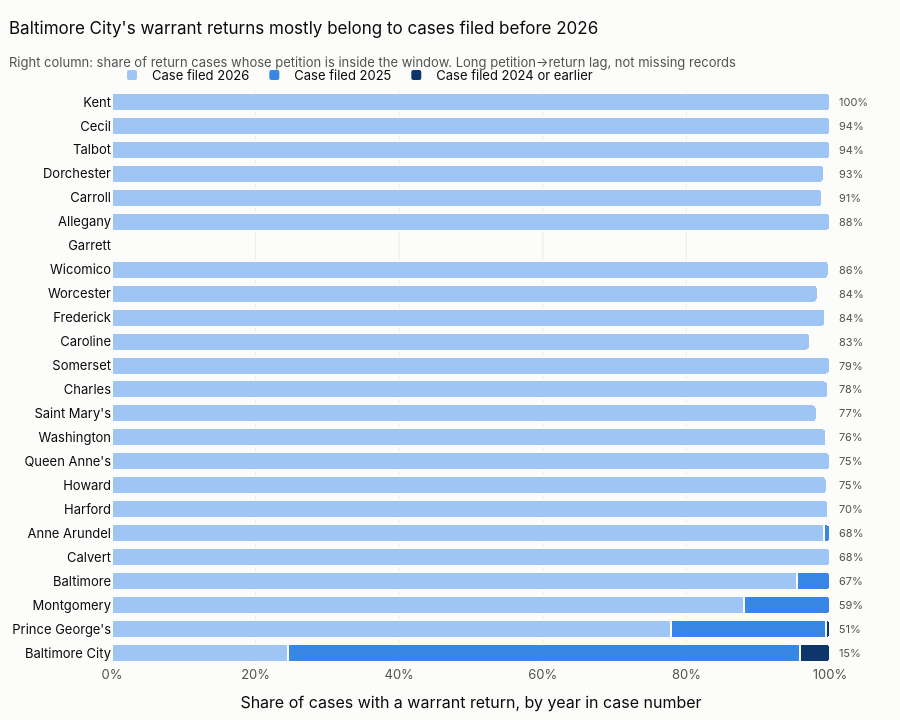

Notebook source saved alongside this figure:
### Markdown cell above
**Return-to-petition linkage.** The raw mix above looks normal, yet in the case cohort Baltimore City shows almost no Cancelled or Expired outcomes (see Section 2). The case number encodes the filing year (`D-01-LT-25-…` means 2025). That shows where the city's returns actually go.

### Code cell
link = q(r"""
    WITH rc AS (
        SELECT raw_county AS county, clean_case_number,
               BOOL_OR(raw_event_type ILIKE 'Petition%') AS has_petition,
               BOOL_OR(raw_event_type NOT ILIKE 'Petition%') AS has_return,
               ANY_VALUE(TRY_CAST(REGEXP_EXTRACT(clean_case_number, '^D-\d+-[A-Z]+-(\d{2})-', 1) AS INT)) AS yy
        FROM raw_court_events GROUP BY 1, 2
    )
    SELECT county,
           CASE WHEN yy IS NULL THEN 'Unparsed' WHEN yy <= 24 THEN '2024 or earlier'
                WHEN yy = 25 THEN '2025' ELSE '2026' END AS case_year,
           COUNT(*) AS n, SUM(has_petition::INT) AS linked
    FROM rc WHERE has_return GROUP BY 1, 2
""")
link = link[link.case_year != "Unparsed"]  # <1.3% of return cases in any county
tot = link.groupby("county")[["n", "linked"]].sum()
link["share"] = link.n / link.county.map(tot.n)
link["link_rate"] = link.county.map(tot.linked / tot.n)
link = suppress(link, ["n", "linked"])
link.loc[link.n.isna(), "share"] = pd.NA
assert_public_safe(link, "return_linkage", ["n", "linked"])
order = (tot.linked / tot.n).sort_values(ascending=False).index.tolist()

fig = go.Figure()
# Ordinal: older case years darker
for yr, color in [("2026", BLUES[1]), ("2025", BLUES[3]), ("2024 or earlier", BLUES[6])]:
    d = link[link.case_year == yr].set_index("county").reindex(order)
    fig.add_bar(y=d.index, x=d.share, name=f"Case filed {yr}", orientation="h",
                marker=dict(color=color, line=dict(color="#fcfcfb", width=2)),
                customdata=np.stack([d.n, d.link_rate.where(d.n.notna())], axis=1),
                hovertemplate="%{y}<br>" + yr + " case numbers: %{x:.1%} of return cases (%{customdata[0]:,})"
                              "<br>Linked to in-window petition: %{customdata[1]:.0%}<extra></extra>")
for county_, rate in (tot.linked / tot.n).items():
    if tot.n[county_] < K or tot.linked[county_] < K:
        continue  # rate would expose a <10 count
    fig.add_annotation(y=county_, x=1.01, xref="paper", text=f"{rate:.0%}", showarrow=False, xanchor="left",
                       font=dict(size=11, color=MUTED))
fig.add_annotation(y=1.0, yref="paper", x=1.01, text="<b>linked</b>", showarrow=False, xanchor="left",
                   yanchor="bottom", font=dict(size=11, color=MUTED))
fig.update_layout(barmode="stack", height=720, bargap=0.25, margin=dict(r=70),
                  yaxis=dict(tickfont=dict(color=INK), autorange="reversed"),
                  xaxis=dict(tickformat=".0%", title="Share of cases with a warrant return, by year in case number", range=[0, 1]))
subtitle(fig, "Baltimore City's warrant returns mostly belong to cases filed before 2026",
         "Right column: share of return cases whose petition is inside the window. Long petition→return lag, not missing records")

### Figure 1 — Plotly figure (JSON) as saved in the notebook; plotly's stock layout.template omitted (floating-point values rounded to 4 significant figures)
{"data": [{"customdata": [[20.0, 1.0], [540.0, 0.9426], [32.0, 0.9375], [116.0, 0.9316], [93.0, 0.9149], [147.0, 0.8844], [NaN, NaN], [496.0, 0.8592], [57.0, 0.8448], [461.0, 0.8362], [35.0, 0.8333], [81.0, 0.7901], [689.0, 0.7815], [262.0, 0.7678], [756.0, 0.7579], [24.0, 0.75], [1457.0, 0.7466], [893.0, 0.7028], [2066.0, 0.6812], [97.0, 0.6804], [14350.0, 0.6725], [3436.0, 0.5851], [6525.0, 0.5107], [2035.0, 0.1513]], "hovertemplate": "%{y}<br>2026 case numbers: %{x:.1%} of return cases (%{customdata[0]:,})<br>Linked to in-window petition: %{customdata[1]:.0%}<extra></extra>", "marker": {"color": "#9ec5f4", "line": {"color": "#fcfcfb", "width": 2}}, "name": "Case filed 2026", "orientation": "h", "type": "bar", "x": [1.0, 1.0, 1.0, 0.9915, 0.9894, 1.0, NaN, 0.998, 0.9828, 0.9935, 0.9722, 1.0, 0.9971, 0.9813, 0.9947, 1.0, 0.9952, 0.9978, 0.9918, 1.0, 0.9539, 0.8799, 0.7785, 0.2447], "y": ["Kent", "Cecil", "Talbot", "Dorchester", "Carroll", "Allegany", "Garrett", "Wicomico", "Worcester", "Frederick", "Caroline", "Somerset", "Charles", "Saint Mary's", "Washington", "Queen Anne's", "Howard", "Harford", "Anne Arundel", "Calvert", "Baltimore", "Montgomery", "Prince George's", "Baltimore City"]}, {"customdata": [[NaN, NaN], [NaN, NaN], [NaN, NaN], [NaN, NaN], [NaN, NaN], [NaN, NaN], [NaN, NaN], [NaN, NaN], [NaN, NaN], [NaN, NaN], [NaN, NaN], [NaN, NaN], [NaN, NaN], [NaN, NaN], [NaN, NaN], [NaN, NaN], [NaN, NaN], [NaN, NaN], [17.0, 0.6812], [NaN, NaN], [693.0, 0.6725], [469.0, 0.5851], [1809.0, 0.5107], [5939.0, 0.1513]], "hovertemplate": "%{y}<br>2025 case numbers: %{x:.1%} of return cases (%{customdata[0]:,})<br>Linked to in-window petition: %{customdata[1]:.0%}<extra></extra>", "marker": {"color": "#3987e5", "line": {"color": "#fcfcfb", "width": 2}}, "name": "Case filed 2025", "orientation": "h", "type": "bar", "x": [NaN, NaN, NaN, NaN, NaN, NaN, NaN, NaN, NaN, NaN, NaN, NaN, NaN, NaN, NaN, NaN, NaN, NaN, 0.008161, NaN, 0.04607, 0.1201, 0.2158, 0.7142], "y": ["Kent", "Cecil", "Talbot", "Dorchester", "Carroll", "Allegany", "Garrett", "Wicomico", "Worcester", "Frederick", "Caroline", "Somerset", "Charles", "Saint Mary's", "Washington", "Queen Anne's", "Howard", "Harford", "Anne Arundel", "Calvert", "Baltimore", "Montgomery", "Prince George's", "Baltimore City"]}, {"customdata": [[NaN, NaN], [NaN, NaN], [NaN, NaN], [NaN, NaN], [NaN, NaN], [NaN, NaN], [NaN, NaN], [NaN, NaN], [NaN, NaN], [NaN, NaN], [NaN, NaN], [NaN, NaN], [NaN, NaN], [NaN, NaN], [NaN, NaN], [NaN, NaN], [NaN, NaN], [NaN, NaN], [NaN, NaN], [NaN, NaN], [NaN, NaN], [NaN, NaN], [47.0, 0.5107], [342.0, 0.1513]], "hovertemplate": "%{y}<br>2024 or earlier case numbers: %{x:.1%} of return cases (%{customdata[0]:,})<br>Linked to in-window petition: %{customdata[1]:.0%}<extra></extra>", "marker": {"color": "#0d366b", "line": {"color": "#fcfcfb", "width": 2}}, "name": "Case filed 2024 or earlier", "orientation": "h", "type": "bar", "x": [NaN, NaN, NaN, NaN, NaN, NaN, NaN, NaN, NaN, NaN, NaN, NaN, NaN, NaN, NaN, NaN, NaN, NaN, NaN, NaN, NaN, NaN, 0.005608, 0.04113], "y": ["Kent", "Cecil", "Talbot", "Dorchester", "Carroll", "Allegany", "Garrett", "Wicomico", "Worcester", "Frederick", "Caroline", "Somerset", "Charles", "Saint Mary's", "Washington", "Queen Anne's", "Howard", "Harford", "Anne Arundel", "Calvert", "Baltimore", "Montgomery", "Prince George's", "Baltimore City"]}], "layout": {"annotations": [{"font": {"color": "#52514e", "size": 11}, "showarrow": false, "text": "88%", "x": 1.01, "xanchor": "left", "xref": "paper", "y": "Allegany"}, {"font": {"color": "#52514e", "size": 11}, "showarrow": false, "text": "68%", "x": 1.01, "xanchor": "left", "xref": "paper", "y": "Anne Arundel"}, {"font": {"color": "#52514e", "size": 11}, "showarrow": false, "text": "67%", "x": 1.01, "xanchor": "left", "xref": "paper", "y": "Baltimore"}, {"font": {"color": "#52514e", "size": 11}, "showarrow": false, "text": "15%", "x": 1.01, "xanchor": "left", "xref": "paper", "y": "Baltimore City"}, {"font": {"color": "#52514e", "size": 11}, "showarrow": false, "text": "68%", "x": 1.01, "xanchor": "left", "xref": "paper", "y": "Calvert"}, {"font": {"color": "#52514e", "size": 11}, "showarrow": false, "text": "83%", "x": 1.01, "xanchor": "left", "xref": "paper", "y": "Caroline"}, {"font": {"color": "#52514e", "size": 11}, "showarrow": false, "text": "91%", "x": 1.01, "xanchor": "left", "xref": "paper", "y": "Carroll"}, {"font": {"color": "#52514e", "size": 11}, "showarrow": false, "text": "94%", "x": 1.01, "xanchor": "left", "xref": "paper", "y": "Cecil"}, {"font": {"color": "#52514e", "size": 11}, "showarrow": false, "text": "78%", "x": 1.01, "xanchor": "left", "xref": "paper", "y": "Charles"}, {"font": {"color": "#52514e", "size": 11}, "showarrow": false, "text": "93%", "x": 1.01, "xanchor": "left", "xref": "paper", "y": "Dorchester"}, {"font": {"color": "#52514e", "size": 11}, "showarrow": false, "text": "84%", "x": 1.01, "xanchor": "left", "xref": "paper", "y": "Frederick"}, {"font": {"color": "#52514e", "size": 11}, "showarrow": false, "text": "70%", "x": 1.01, "xanchor": "left", "xref": "paper", "y": "Harford"}, {"font": {"color": "#52514e", "size": 11}, "showarrow": false, "text": "75%", "x": 1.01, "xanchor": "left", "xref": "paper", "y": "Howard"}, {"font": {"color": "#52514e", "size": 11}, "showarrow": false, "text": "100%", "x": 1.01, "xanchor": "left", "xref": "paper", "y": "Kent"}, {"font": {"color": "#52514e", "size": 11}, "showarrow": false, "text": "59%", "x": 1.01, "xanchor": "left", "xref": "paper", "y": "Montgomery"}, {"font": {"color": "#52514e", "size": 11}, "showarrow": false, "text": "51%", "x": 1.01, "xanchor": "left", "xref": "paper", "y": "Prince George's"}, {"font": {"color": "#52514e", "size": 11}, "showarrow": false, "text": "75%", "x": 1.01, "xanchor": "left", "xref": "paper", "y": "Queen Anne's"}, {"font": {"color": "#52514e", "size": 11}, "showarrow": false, "text": "77%", "x": 1.01, "xanchor": "left", "xref": "paper", "y": "Saint Mary's"}, {"font": {"color": "#52514e", "size": 11}, "showarrow": false, "text": "79%", "x": 1.01, "xanchor": "left", "xref": "paper", "y": "Somerset"}, {"font": {"color": "#52514e", "size": 11}, "showarrow": false, "text": "94%", "x": 1.01, "xanchor": "left", "xref": "paper", "y": "Talbot"}, {"font": {"color": "#52514e", "size": 11}, "showarrow": false, "text": "76%", "x": 1.01, "xanchor": "left", "xref": "paper", "y": "Washington"}, {"font": {"color": "#52514e", "size": 11}, "showarrow": false, "text": "86%", "x": 1.01, "xanchor": "left", "xref": "paper", "y": "Wicomico"}, {"font": {"color": "#52514e", "size": 11}, "showarrow": false, "text": "84%", "x": 1.01, "xanchor": "left", "xref": "paper", "y": "Worcester"}, {"font": {"color": "#52514e", "size": 11}, "showarrow": false, "text": "<b>linked</b>", "x": 1.01, "xanchor": "left", "y": 1, "yanchor": "bottom", "yref": "paper"}], "bargap": 0.25, "barmode": "stack", "height": 720, "margin": {"r": 70}, "title": {"subtitle": {"font": {"color": "#52514e", "size": 13}, "text": "Right column: share of return cases whose petition is inside the window. Long petition→return lag, not missing records"}, "text": "Baltimore City's warrant returns mostly belong to cases filed before 2026"}, "xaxis": {"range": [0, 1], "tickformat": ".0%", "title": {"text": "Share of cases with a warrant return, by year in case number"}}, "yaxis": {"autorange": "reversed", "tickfont": {"color": "#0b0b0b"}}}}
